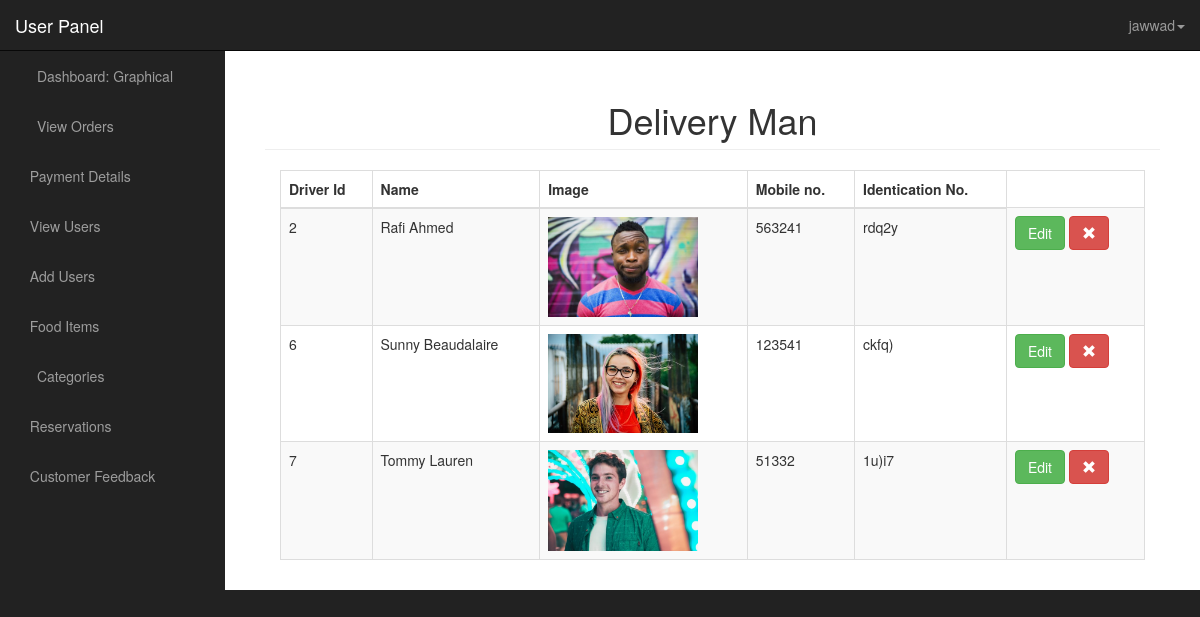
Screenshot of /admin/users_driver.php (signed in) with the database file from the repository.
### tables this page shows
CREATE TABLE `delivery_man` (
  `driver_id` int(11) NOT NULL,
  `user_id` int(11) NOT NULL,
  `name` varchar(20) NOT NULL,
  `mobile_number` varchar(20) NOT NULL,
  `identity_num` char(5) NOT NULL,
  `address` text NOT NULL,
  `city` varchar(20) NOT NULL,
  `salary` int(11) NOT NULL
);

CREATE TABLE `users` (
  `user_id` int(11) NOT NULL,
  `user_role` char(10) NOT NULL,
  `name` varchar(50) NOT NULL,
  `username` varchar(20) NOT NULL,
  `user_email` varchar(50) NOT NULL,
  `user_password` varchar(256) NOT NULL,
  `user_image` text NOT NULL,
  `date_of_birth` date NOT NULL,
  `identity_num` char(5) NOT NULL,
  `token` text NOT NULL
);

### includes/functions.php (called while the page is built, shortened)
<?php
function query($sql)
{
    global $pdo;
    try {
        $stmt = $pdo->query($sql);
        return $stmt;
    } catch (Exception $ex) {
        die("Query failed " . $ex->getMessage());
    }
}

### admin/users_driver.php (the view, shortened to what this page needs)
<?php include "includes/header.php"; ?>
<div id="wrapper">
    <?php include "includes/navigation.php"; ?>
    <div id="page-wrapper">
        <div class="container-fluid">
            <div class="col-lg-12">
                <h1 style="text-align:center" class="page-header">
                    Delivery Man
                </h1>
                <div class="col-md-12">
                    <table class="table table-bordered table-hover table-striped">
                        <thead>
                            <tr>
                                <th>Driver Id</th>
                                <th>Name</th>
                                <th>Image</th>
                                <th>Mobile no.</th>
                                <th>Identication No.</th>
                            </tr>
                        </thead>
                        <tbody>
                            <?php
                            $result = query("SELECT d1.driver_id,d1.name,d1.mobile_number,u1.user_image,d1.identity_num,u1.user_id
                            FROM users u1
                            JOIN delivery_man d1
                            ON d1.user_id = u1.user_id
                            GROUP BY d1.driver_id");
                            $stmt = $result;
                            while ($row = $stmt->fetch(PDO::FETCH_ASSOC)) {
                                $driver_id = $row['driver_id'];
                                $user_id = $row['user_id'];
                                $driver_name = $row['name'];
                                $mobile_number = $row['mobile_number'];
                                $identity_num = $row['identity_num'];
                                $user_image =  $row['user_image'];
                            ?>
                            <tr>
                                <td><?php echo $driver_id; ?></td>
                                <td><?php echo $driver_name; ?></td>
                                <td><img width="150" src="<?php echo $user_image; ?>">
                                </td>
                                <td><?php echo $mobile_number; ?></td>
                                <td><?php echo $identity_num; ?></td>
                                <td>
                                    <a class="btn btn-success" href="edit_driver.php?edit=<?php echo $user_id; ?>">Edit</a>
                                    <a class="btn btn-danger" href="users_driver.php?delete=<?php echo $user_id; ?>"><span class="glyphicon glyphicon-remove"></span></a>
                                </td>
                            </tr>
                            <?php } ?>
                        </tbody>
                    </table>
                </div>
            </div>
        </div>
    </div>
</div>
<?php include "includes/footer.php"; ?>

### admin/css/sb-admin.css (style rules this page uses)
body { margin-top: 100px; background-color: #222; }
@media (min-width:768px) { body { margin-top: 50px; } }
#wrapper { padding-left: 0; }
#page-wrapper { width: 100%; padding: 0; background-color: #fff; }
@media (min-width:768px) { #wrapper { padding-left: 225px; } }
@media (min-width:768px) { #page-wrapper { padding: 10px; } }

### rows the page displays
delivery_man: driver_id "2", name "Rafi Ahmed", user.user_image (picture), mobile_number "563241", identity_num "rdq2y"
delivery_man: driver_id "6", name "Sunny Beaudalaire", user.user_image (picture), mobile_number "123541", identity_num "ckfq)"
delivery_man: driver_id "7", name "Tommy Lauren", user.user_image (picture), mobile_number "51332", identity_num "1u)i7"

### other values shown
$_SESSION['username'] "jawwad"
